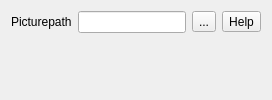
          <widget class="QWidget" name="TAB_Screenshot_Misc">
           <attribute name="title">
            <string notr="true"/>
           </attribute>
           <layout class="QVBoxLayout" name="verticalLayout_20">
            <item>
             <layout class="QGridLayout" name="gridLayout_2">
              <item row="0" column="1">
               <widget class="QLineEdit" name="lineEditPicturePath">
                <property name="readOnly">
                 <bool>true</bool>
                </property>
               </widget>
              </item>
              <item row="0" column="0">
               <widget class="QLabel" name="labelPicturePath">
                <property name="text">
                 <string>Picturepath</string>
                </property>
               </widget>
              </item>
              <item row="0" column="2">
               <widget class="QToolButton" name="toolButtonPicturePath">
                <property name="text">
                 <string notr="true">...</string>
                </property>
               </widget>
              </item>
              <item row="0" column="3">
               <widget class="QToolButton" name="toolButtonScreenShotMiscHelp">
                <property name="text">
                 <string notr="true">Help</string>
                </property>
               </widget>
              </item>
             </layout>
            </item>
            <item>
             <spacer name="verticalSpacer_7">
              <property name="orientation">
               <enum>Qt::Vertical</enum>
              </property>
              <property name="sizeHint" stdset="0">
               <size>
                <width>20</width>
                <height>40</height>
               </size>
              </property>
             </spacer>
            </item>
           </layout>
          </widget>
